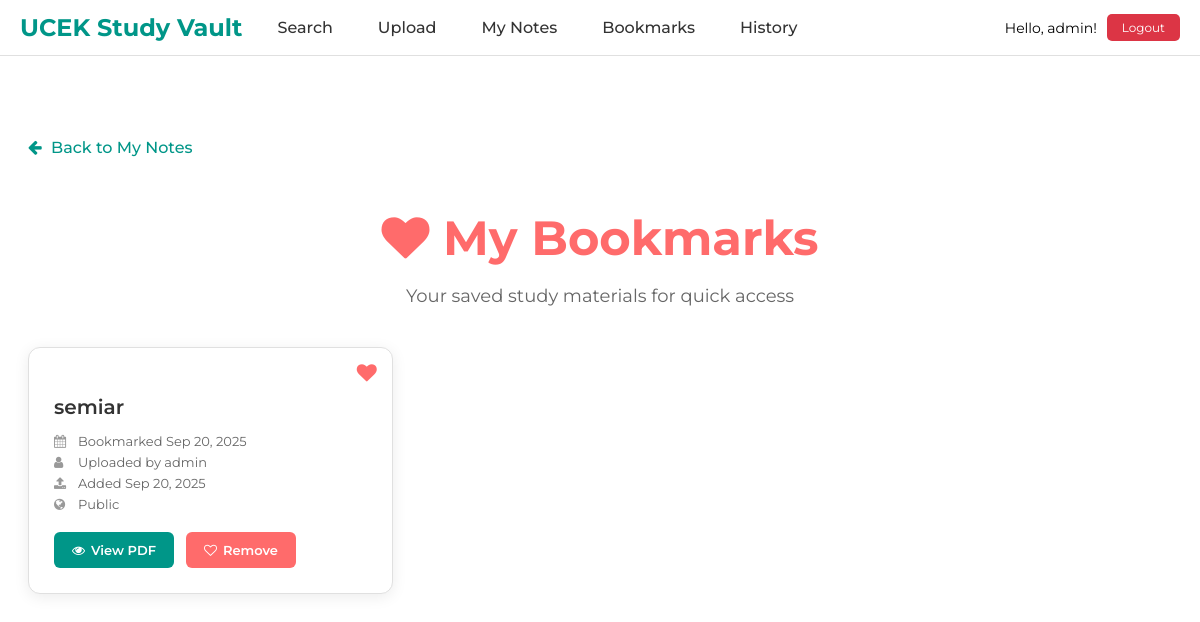
The page /bookmarks/ (signed in) on the database its author committed.
### pdfmanager/models.py (models this page shows, shortened)
class Bookmark(models.Model):
    user = models.ForeignKey(User, on_delete=models.CASCADE)
    pdf_document = models.ForeignKey(PDFDocument, on_delete=models.CASCADE)
    bookmarked_at = models.DateTimeField(auto_now_add=True)
    class Meta:
        unique_together = ('user', 'pdf_document')
        ordering = ['-bookmarked_at']

class PDFDocument(models.Model):
    name = models.CharField(max_length=255)
    file = models.FileField(upload_to='pdfs/')
    author = models.ForeignKey(User, on_delete=models.CASCADE, null=True, blank=True)
    is_private = models.BooleanField(default=False)
    created_at = models.DateTimeField(auto_now_add=True, null=True, blank=True)
    updated_at = models.DateTimeField(auto_now=True, null=True, blank=True)
    class Meta:
        ordering = ['-created_at']

### pdfmanager/views.py (the view)
# urls.py: path('bookmarks/', views.bookmarks, name='bookmarks'),
@login_required
def bookmarks(request):
    bookmarks = Bookmark.objects.filter(user=request.user).order_by('-bookmarked_at')
    return render(request, 'pdfmanager/bookmarks.html', {'bookmarks': bookmarks})

### pdfmanager/templates/pdfmanager/bookmarks.html (shortened to what this page needs)
{% extends 'base.html' %}
{% load static %}
{% block content %}
<div class="bookmarks-container">
    <a href="{% url 'my_notes' %}" class="back-link">
        <i class="fa fa-arrow-left"></i> Back to My Notes
    </a>
    <div class="page-header">
        <h1><i class="fa fa-heart"></i> My Bookmarks</h1>
        <p>Your saved study materials for quick access</p>
    </div>
    {% if bookmarks %}
        <div class="bookmarks-grid">
            {% for bookmark in bookmarks %}
                <div class="bookmark-card">
                    <i class="fa fa-heart bookmark-icon"></i>
                    <h3>{{ bookmark.pdf_document.name }}</h3>
                    <div class="bookmark-meta">
                        <div class="meta-row">
                            <i class="fa fa-calendar"></i>
                            <span>Bookmarked {{ bookmark.bookmarked_at|date:"M d, Y" }}</span>
                        </div>
                        {% if bookmark.pdf_document.author %}
                        <div class="meta-row">
                            <i class="fa fa-user"></i>
                            <span>Uploaded by {{ bookmark.pdf_document.author.first_name|default:bookmark.pdf_document.author.username }}</span>
                        </div>
                        {% endif %}
                        <div class="meta-row">
                            <i class="fa fa-upload"></i>
                            <span>Added {{ bookmark.pdf_document.created_at|date:"M d, Y" }}</span>
                        </div>
                        <div class="meta-row">
                            <i class="{% if bookmark.pdf_document.is_private %}fa fa-lock{% else %}fa fa-globe{% endif %}"></i>
                            <span>{% if bookmark.pdf_document.is_private %}Private{% else %}Public{% endif %}</span>
                        </div>
                    </div>
                    <div class="bookmark-actions">
                        <a href="{{ bookmark.pdf_document.file.url }}" target="_blank" class="btn btn-primary">
                            <i class="fa fa-eye"></i> View PDF
                        </a>
                        <a href="{% url 'remove_bookmark' bookmark.pdf_document.id %}"
                           class="btn btn-danger"
                           onclick="return confirm('Remove this bookmark?')">
                            <i class="fa fa-heart-o"></i> Remove
                        </a>
                    </div>
                </div>
            {% endfor %}
        </div>
    {% endif %}
</div>
{% endblock %}

### pdfmanager/templates/base.html (shortened to what this page needs)
{% load static %}
<!DOCTYPE html>
<html lang="en">
<head>
    <link rel="stylesheet" href="https://cdnjs.cloudflare.com/ajax/libs/font-awesome/4.0.3/css/font-awesome.css">
</head>
<body>
    <nav class="nav-bar">
        <div class="nav-left">
            <a href="{% url 'search_pdfs' %}" class="nav-logo">UCEK Study Vault</a>
            <div class="nav-links">
                <a href="{% url 'search_pdfs' %}">Search</a>
                <a href="{% url 'upload_pdf' %}">Upload</a>
                {% if user.is_authenticated %}
                    <a href="{% url 'my_notes' %}">My Notes</a>
                    <a href="{% url 'bookmarks' %}">Bookmarks</a>
                    <a href="{% url 'search_history' %}">History</a>
                {% endif %}
            </div>
        </div>
        <div class="nav-right">
            {% if user.is_authenticated %}
                <div class="user-info">
                    <span>Hello, {{ user.first_name|default:user.username }}!</span>
                    <a href="{% url 'logout' %}" class="logout-btn">Logout</a>
                </div>
            {% else %}
                <a href="{% url 'account_login' %}" class="login-btn">
                    <i class="fa fa-google"></i> Sign in with Google
                </a>
            {% endif %}
        </div>
    </nav>
    {% block content %}{% endblock %}
</body>
</html>

### pdfmanager/templates/base.html (style rules this page uses)
.nav-bar { position: fixed; top: 0; left: 0; right: 0; background: rgba(255, 255, 255, 0.95); backdrop-filter: blur(10px); border-bottom: 1px solid #e0e0e0; z-index: 1000; padding: 10px 20px; display: flex; justify-content: space-between; align-items: center; }
.nav-left { display: flex; align-items: center; gap: 20px; }
.nav-logo { font-size: 24px; font-weight: bold; color: #009688; text-decoration: none; font-family: "Montserrat", sans-serif; }
.nav-links { display: flex; gap: 15px; align-items: center; }
.nav-links a { text-decoration: none; color: #333; font-family: "Montserrat", sans-serif; font-weight: 500; padding: 8px 15px; border-radius: 5px; transition: background-color 0.3s; }
.nav-right { display: flex; align-items: center; gap: 15px; }
.user-info { display: flex; align-items: center; gap: 10px; font-family: "Montserrat", sans-serif; font-size: 14px; }
.logout-btn { background-color: #dc3545; color: white !important; padding: 6px 15px; border-radius: 5px; text-decoration: none; font-size: 12px; font-family: "Montserrat", sans-serif; }
body { padding-top: 60px; }

### pdfmanager/templates/pdfmanager/bookmarks.html (style rules this page uses)
.bookmarks-container { max-width: 1200px; margin: 50px auto; padding: 20px; font-family: "Montserrat", sans-serif; }
.page-header { text-align: center; margin-bottom: 40px; }
.page-header h1 { color: #ff6b6b; font-size: 48px; font-weight: bold; margin-bottom: 10px; }
.page-header p { font-size: 18px; color: #666; }
.bookmarks-grid { display: grid; grid-template-columns: repeat(auto-fill, minmax(350px, 1fr)); gap: 25px; margin-top: 30px; }
.bookmark-card { background: white; border: 1px solid #e0e0e0; border-radius: 12px; padding: 25px; transition: all 0.3s ease; position: relative; box-shadow: 0 3px 15px rgba(0,0,0,0.08); }
.bookmark-card .bookmark-icon { position: absolute; top: 15px; right: 15px; color: #ff6b6b; font-size: 20px; }
.bookmark-card h3 { color: #333; margin-bottom: 12px; font-size: 20px; font-weight: 600; padding-right: 35px; line-height: 1.4; }
.bookmark-meta { color: #666; font-size: 13px; margin-bottom: 20px; display: flex; flex-direction: column; gap: 5px; }
.bookmark-meta .meta-row { display: flex; align-items: center; gap: 8px; }
.bookmark-meta i { width: 16px; color: #999; }
.bookmark-actions { display: flex; gap: 12px; margin-top: 20px; }
.btn { padding: 10px 18px; border: none; border-radius: 6px; cursor: pointer; text-decoration: none; font-size: 13px; font-weight: 600; transition: all 0.3s ease; display: inline-flex; align-items: center; gap: 6px; }
.btn-primary { background-color: #009688; color: white; }
.btn-danger { background-color: #ff6b6b; color: white; }
.back-link { display: inline-block; margin-bottom: 20px; color: #009688; text-decoration: none; font-weight: 500; }
.back-link i { margin-right: 5px; }

### rows shown on the page
Bookmark: pdf_document.name "semiar", bookmarked_at "Sep 20, 2025", pdf_document.author.first_name "admin", pdf_document.created_at "Sep 20, 2025", shows "Public"

### other values the page prints
{{ user.first_name|default:user.username }} "admin"
